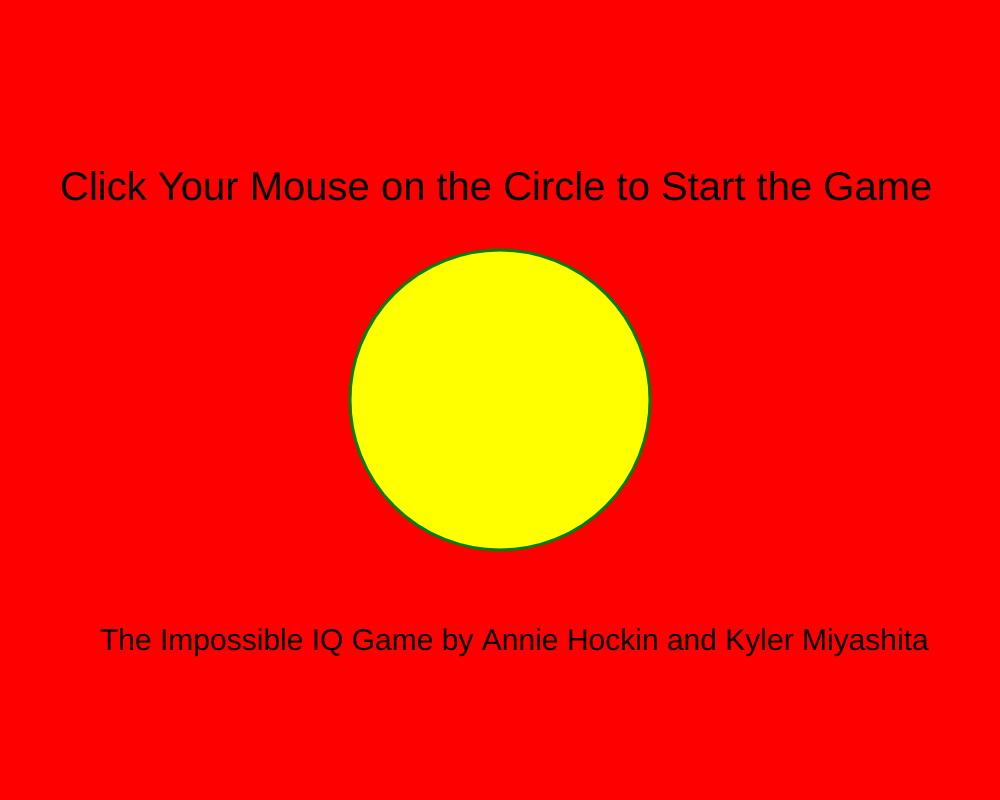
Frame 1 (no input)
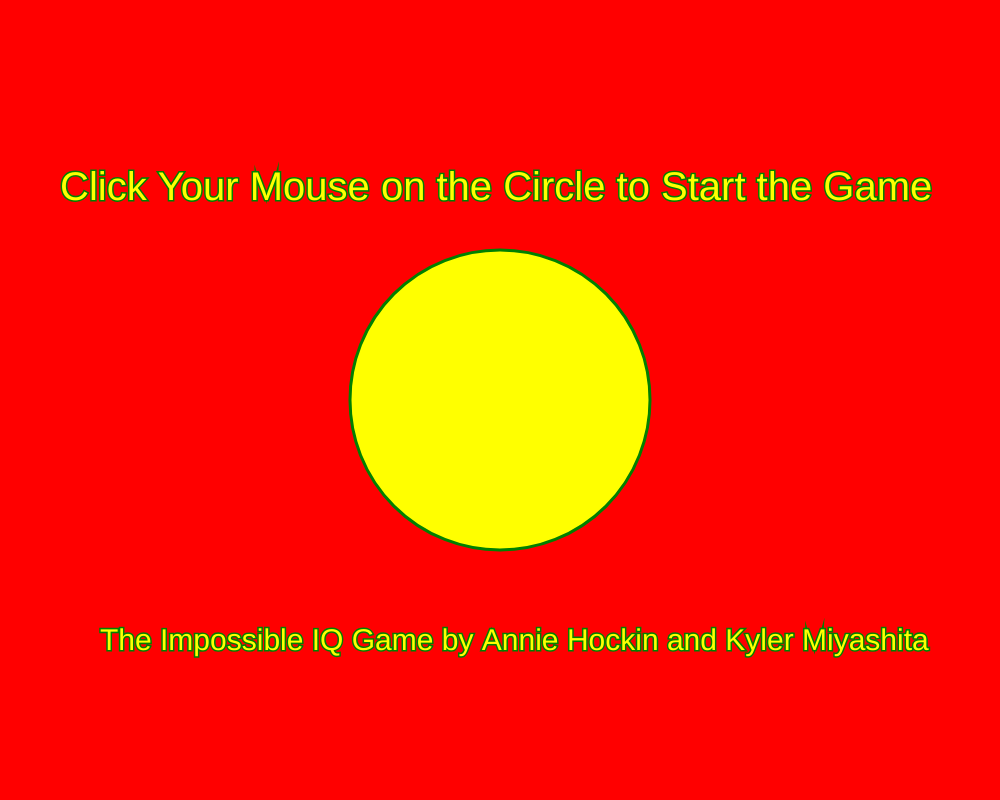
Frame 60 (no input)
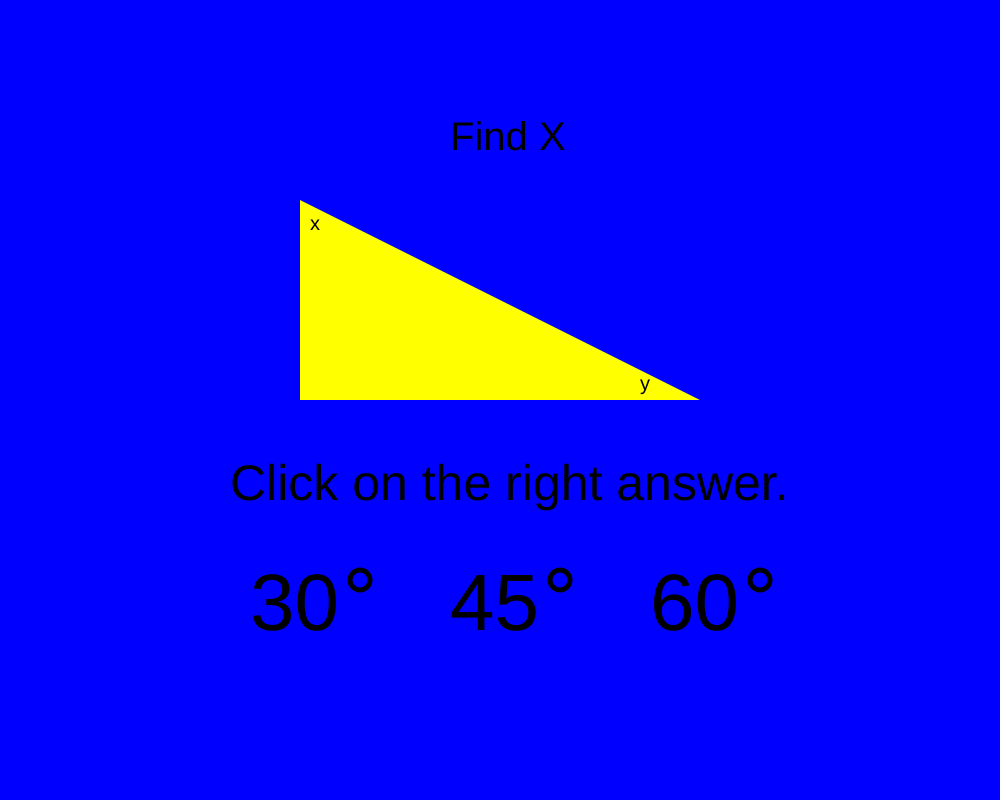
Frame 120 (the mouse pressed at the canvas centre since frame 60)

The p5.js sketch that drew these frames (run headless with seeded random() and noise() and a simulated clock; from frame 60 on, the mouse is pressed at the canvas centre):

// p5.js sketch
// ── sketch.js
var mode = 0

function setup() {
  createCanvas(1000, 800);
}

function draw() {
  if (mode == 0) {
    screen1();
  } else if (mode == 1) {
    screen2();
  } else if (mode == 2) {
    screen3();
  }

}
//Useful to have multiple elements on one screen
function screen1() {
  background("red");
    textSize(40);
    text("Click Your Mouse on the Circle to Start the Game",60,200);
    textSize(30);
    text("The Impossible IQ Game by Annie Hockin and Kyler Miyashita",100,650)
  fill("yellow");
  strokeWeight(3)
  stroke("green");
  ellipse(width / 2, height / 2, 300, 300);
}

function screen2() {
  background("blue");
  noStroke();
  textSize(80);
  fill("black");
  text("45",450, 630);
  text("30",250, 630);
  text("60",650, 630);
  textSize(50);
  fill("black");
  text("Click on the right answer.",230,500)
  fill("yellow")
  triangle(300,200,300,400,700,400);
  rect(300,379,20,20);
  fill("black")
  fill("blue")
  strokeWeight(5);
  stroke("black")
  ellipse(560,580,20,20)
  ellipse(360,580,20,20)
  ellipse(760,580,20,20)
  noStroke();
  fill("black")
  textSize(40);
  text("Find X",450,150)
  textSize(20)
  text("x",310,230)
  text("y",640,390)
}

function screen3() {

}


//Method 1: More flexible, any order
function mousePressed() {
  if (mode == 0){
    mode = 1;
  } else if (mode == 1 && 305<mouseX && mouseX<325 && 210<mouseY && mouseY<230) {
    mode = 2;
  } else if (mode == 2) {
    mode = 0;
  }
}
